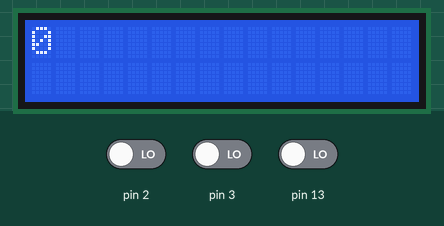
A sketch run on a simulated Arduino Uno, built with avr-gcc and run on an emulated ATmega328P. Parts: 16×2 character LCD. The inputs (shaded band) are chosen by the test bench; at power-on: pin 2 LOW, pin 3 LOW, pin 13 LOW. Random numbers use the default seed unless the sketch sets one.

Above: at 1.2 s.
1.3 s: pin 2 driven HIGH
At 1.37 s:
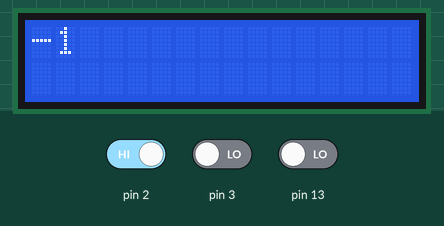
2.8 s: pin 3 driven HIGH
At 2.9 s:
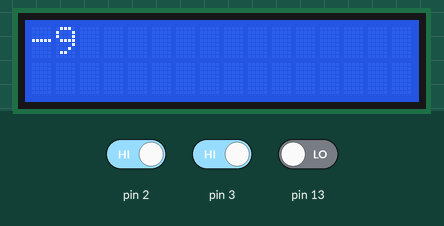
Timing chart, 0 to 5.8 s (numbered marks = the images above; inputs shaded):
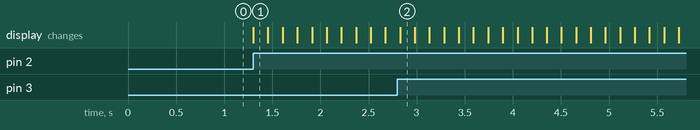

Measured:
- after the input at 1.3 s, the display: changes at once (image 1)

The sketch:

sketch_sep14a.ino
```cpp
#include <LiquidCrystal.h>
const int rs=12, rw=11, en=9, d4=7, d5=6, d6=5, d7=4;
LiquidCrystal lcd(rs, rw, en, d4,d5,d6,d7);
int var = 0;
void setup() {
  pinMode(3, INPUT);
  pinMode(2, INPUT);
  pinMode(13, INPUT);
  lcd.begin(16,2);
  lcd.print(var);
}

void loop() {
int  butt1 = digitalRead(3);
 int  butt2 = digitalRead(2);
 int butt3 = digitalRead(13);
  if(butt1==HIGH){
       lcd.clear();
       var++;
       lcd.print(var);
       delay(150);
    }else if(butt2==HIGH){
        lcd.clear();
       var--;
       lcd.print(var);
       delay(150);
    }else if(butt3==HIGH){
       int rannum = random(var+1);
       if(rannum == 0){
        rannum++;}
        lcd.clear();
        lcd.print(rannum);
    }
  }
```
